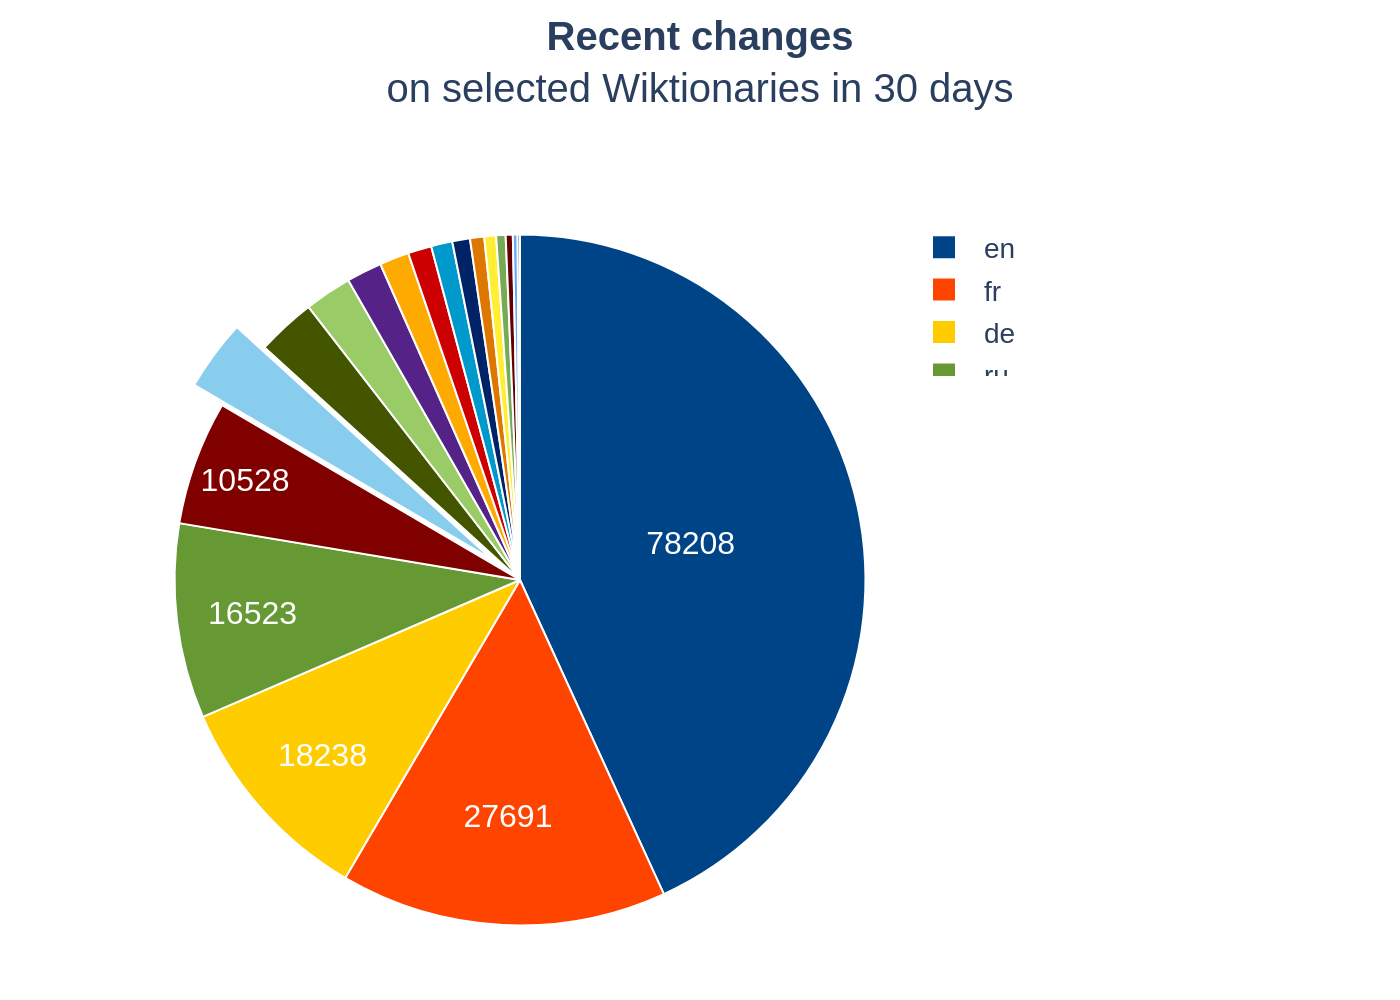

Python code for this plot:
import sys
import json
import os
import plotly.graph_objects as go

if len(sys.argv) != 2:
    print("Usage: python generate_chart.py <json_file_path>")
    sys.exit(1)

json_path = sys.argv[1]
if not os.path.exists(json_path):
    print(f"Error: JSON file not found at {json_path}")
    sys.exit(1)

with open(json_path, 'r', encoding='utf-8') as f:
    chart_config = json.load(f)

chart_data = chart_config['chart_data']
texts = chart_config['texts']
colors = chart_config['colors']

labels = [item['category'] for item in chart_data]
values = [item['value'] for item in chart_data]
pull = [item.get('explode', 0) for item in chart_data]

# Only show values for the 5 largest slices, as in the original image
text_labels = [str(v) if v >= 10528 else '' for v in values]

fig = go.Figure(data=[go.Pie(
    labels=labels,
    values=values,
    marker=dict(colors=colors, line=dict(color='#FFFFFF', width=1)),
    pull=pull,
    text=text_labels,
    textinfo='text',
    insidetextfont=dict(family="Arial", size=16, color='white'),
    hoverinfo='label+percent+value',
    sort=False,
    direction='clockwise'
)])

title_text = f"<b>{texts['title']}</b><br>{texts['subtitle']}"

fig.update_layout(
    title={
        'text': title_text,
        'y': 0.95,
        'x': 0.5,
        'xanchor': 'center',
        'yanchor': 'top'
    },
    font=dict(
        family="Arial",
        size=14
    ),
    showlegend=True,
    legend=dict(
        x=0.9,
        y=0.9,
        xanchor='left',
        yanchor='top',
        traceorder='normal'
    ),
    margin=dict(l=20, r=200, t=100, b=20),
    paper_bgcolor='white',
    plot_bgcolor='white'
)

base_filename = os.path.splitext(os.path.basename(json_path))[0]
output_image_path = f"{base_filename}.png"

fig.write_image(output_image_path, scale=2)

print(f"Chart saved to {output_image_path}")
